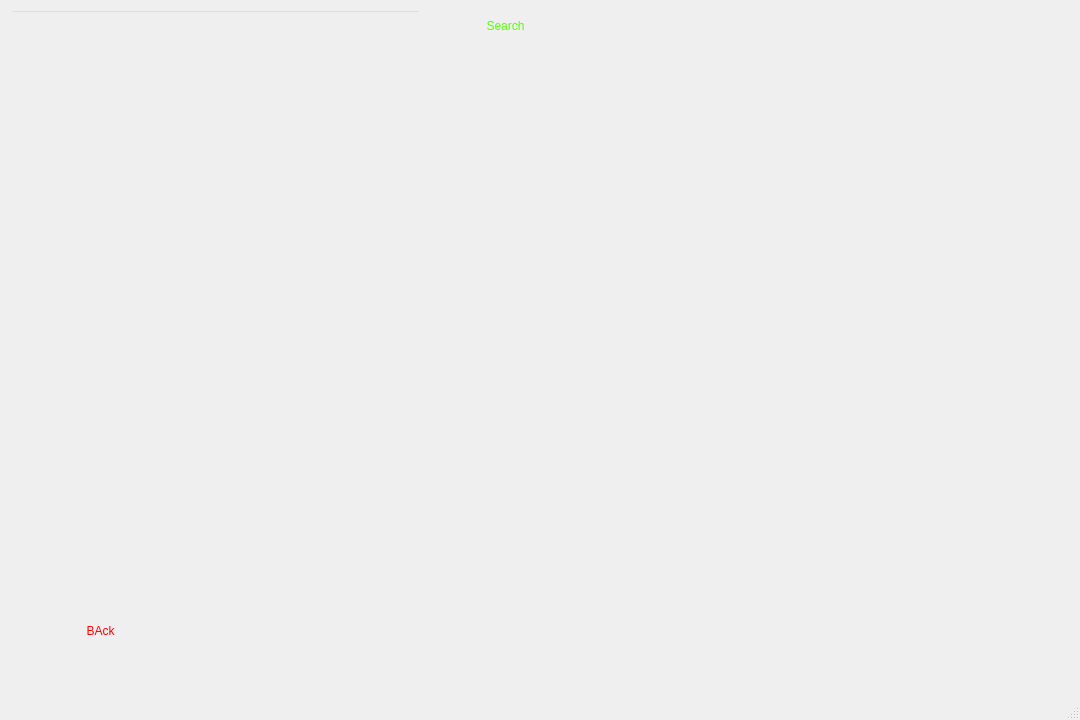
<?xml version="1.0" encoding="UTF-8"?>
<ui version="4.0">
 <class>MTMW</class>
 <widget class="QMainWindow" name="MTMW">
  <property name="geometry">
   <rect>
    <x>0</x>
    <y>0</y>
    <width>1080</width>
    <height>720</height>
   </rect>
  </property>
  <property name="minimumSize">
   <size>
    <width>1080</width>
    <height>720</height>
   </size>
  </property>
  <property name="maximumSize">
   <size>
    <width>1080</width>
    <height>720</height>
   </size>
  </property>
  <property name="windowTitle">
   <string>MainWindow</string>
  </property>
  <property name="styleSheet">
   <string notr="true"/>
  </property>
  <widget class="QWidget" name="centralwidget">
   <widget class="QLineEdit" name="InputNick">
    <property name="geometry">
     <rect>
      <x>10</x>
      <y>10</y>
      <width>411</width>
      <height>41</height>
     </rect>
    </property>
    <property name="styleSheet">
     <string notr="true">font: 18pt ; color: rgb(17, 0, 255); background: transparent;
font: 9pt &quot;Algerian&quot;;</string>
    </property>
    <property name="clearButtonEnabled">
     <bool>true</bool>
    </property>
   </widget>
   <widget class="QPushButton" name="goBackMT">
    <property name="geometry">
     <rect>
      <x>50</x>
      <y>590</y>
      <width>101</width>
      <height>81</height>
     </rect>
    </property>
    <property name="styleSheet">
     <string notr="true">font: 20pt &quot;Cyberpunk(RUS BY LYAJKA)&quot;; color: rgb(255, 0, 0); background: transparent;</string>
    </property>
    <property name="text">
     <string>BAck</string>
    </property>
    <property name="flat">
     <bool>true</bool>
    </property>
   </widget>
   <widget class="QPushButton" name="SearchButton">
    <property name="geometry">
     <rect>
      <x>420</x>
      <y>0</y>
      <width>171</width>
      <height>51</height>
     </rect>
    </property>
    <property name="styleSheet">
     <string notr="true">font: 18pt &quot;Cyberpunk(RUS BY LYAJKA)&quot;; color: rgb(85, 255, 0); background: transparent;</string>
    </property>
    <property name="text">
     <string>Search</string>
    </property>
    <property name="flat">
     <bool>true</bool>
    </property>
   </widget>
  </widget>
  <widget class="QMenuBar" name="menubar">
   <property name="geometry">
    <rect>
     <x>0</x>
     <y>0</y>
     <width>1080</width>
     <height>22</height>
    </rect>
   </property>
  </widget>
  <widget class="QStatusBar" name="statusbar"/>
 </widget>
 <resources/>
 <connections/>
</ui>
